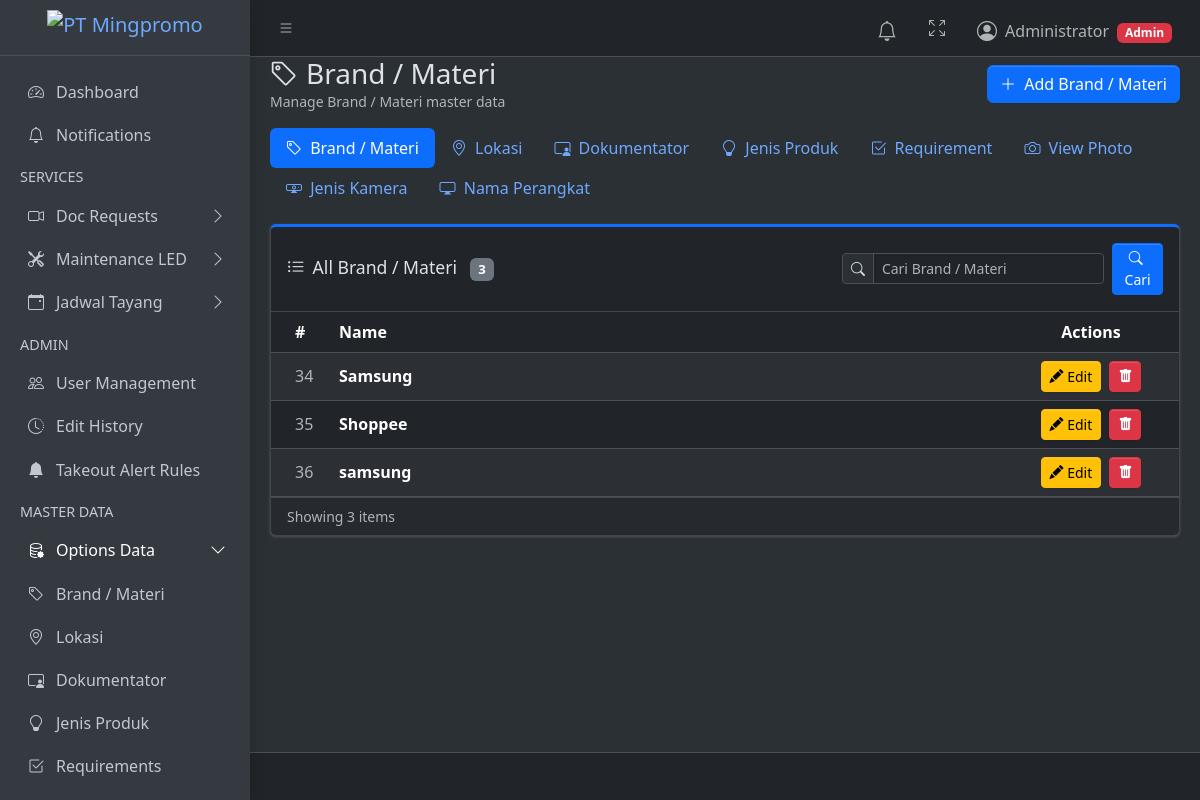
Page /master/brand-materi/ (signed in) on the earlier database version.
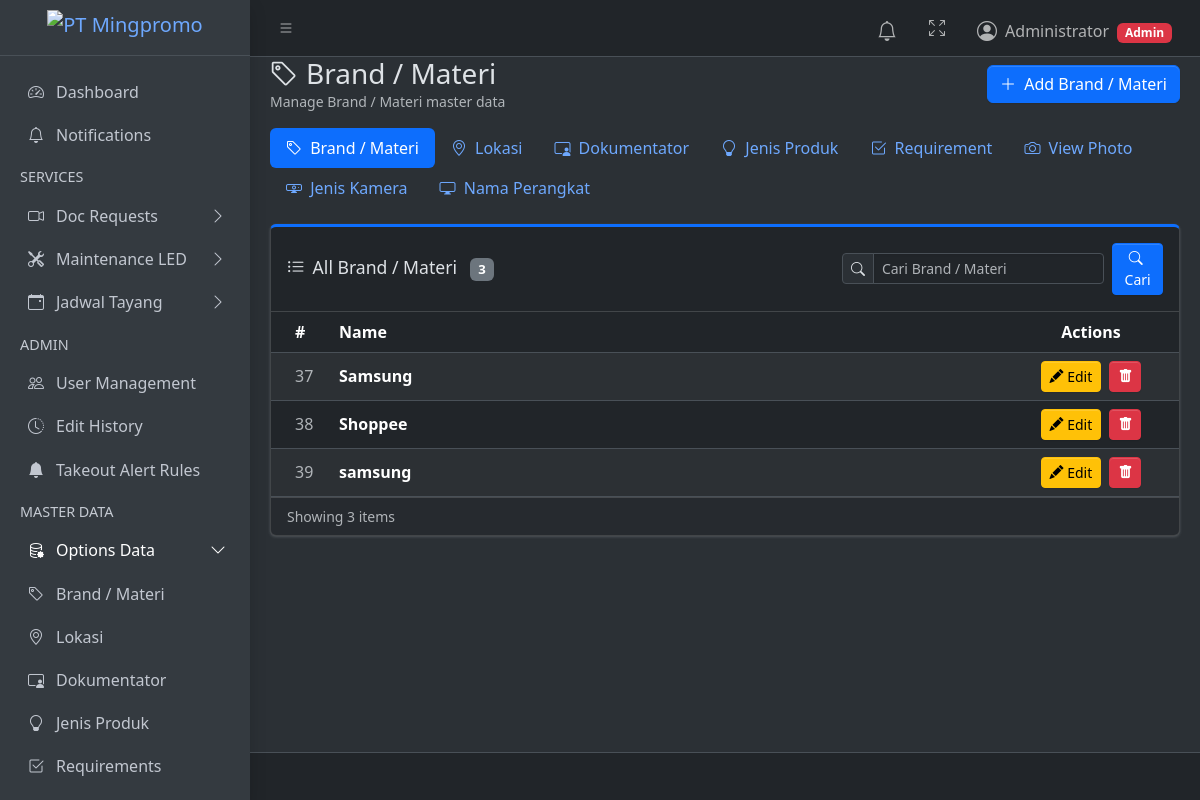
Same page on the later database version.
### products/models.py (models this page shows, shortened)
class BrandMateri(models.Model):
    name = models.CharField(max_length=200, unique=True)

### products/views.py (the view)
# urls.py: path("master/<slug:slug>/", views.master_data_list, name="master_data_list"),
@admin_required
def master_data_list(request, slug):
    config = MASTER_DATA_REGISTRY.get(slug)
    if not config:
        return HttpResponseForbidden("Not found.")
    search_query = _get_search_query(request)
    items = config["model"].objects.all().order_by("name")
    if search_query:
        items = items.filter(
            _pk_search_q(search_query) | Q(name__icontains=search_query)
        ).distinct()
    return render(request, "products/master_data_list.html", {
        "items": items,
        "config": config,
        "slug": slug,
        "registry": MASTER_DATA_REGISTRY,
        **_search_context(request, f"Cari {config['label']}"),
    })

### products/views.py (called while the page is built)
def _is_admin(user):
    return user.is_superuser or user.groups.filter(name="admin").exists()

def _get_search_query(request):
    return request.GET.get("q", "").strip()

def _search_context(request, placeholder):
    params = request.GET.copy()
    params.pop("page", None)
    search_query = _get_search_query(request)
    return {
        "search_query": search_query,
        "search_active": bool(search_query),
        "search_placeholder": placeholder,
        "page_query": params.urlencode(),
    }

def admin_required(view_func):
    @wraps(view_func)
    @login_required
    def wrapper(request, *args, **kwargs):
        if not _is_admin(request.user):
            return _forbidden_response(request, "Halaman ini hanya bisa diakses oleh Admin.")
        return view_func(request, *args, **kwargs)
    return wrapper

### products/templates/products/master_data_list.html (shortened to what this page needs)
{% extends "layouts/base.html" %}
{% block content %}
<div class="d-flex justify-content-between align-items-center mb-3">
  <div>
    <h3 class="mb-0"><i class="bi {{ config.icon }} me-2"></i>{{ config.label }}</h3>
    <p class="text-muted mb-0 small">Manage {{ config.label }} master data</p>
  </div>
  <button type="button" class="btn btn-primary"
          onclick="loadModal('{% url 'master_data_create' slug %}')">
    <i class="bi bi-plus-lg me-1"></i> Add {{ config.label }}
  </button>
</div>
<ul class="nav nav-pills mb-3">
  {% for s, c in registry.items %}
  <li class="nav-item">
    <a href="{% url 'master_data_list' s %}"
       class="nav-link {% if s == slug %}active{% endif %}">
      <i class="bi {{ c.icon }} me-1"></i> {{ c.label }}
    </a>
  </li>
  {% endfor %}
</ul>
<div class="card card-primary card-outline">
  <div class="card-header">
    <div class="d-flex flex-column flex-lg-row align-items-lg-center justify-content-between gap-3">
      <h3 class="card-title mb-0">
        <i class="bi bi-list-ul me-2"></i>All {{ config.label }}
        <span class="badge bg-secondary ms-2">{{ items|length }}</span>
      </h3>
      {% include "products/_table_search.html" %}
    </div>
  </div>
  <div class="card-body p-0">
    <table class="table table-striped table-hover align-middle mb-0">
      <thead>
        <tr>
          <th style="width:60px">#</th>
          <th>Name</th>
          <th style="width:160px" class="text-center">Actions</th>
        </tr>
      </thead>
      <tbody>
        {% for item in items %}
        <tr>
          <td class="text-muted">{{ item.id }}</td>
          <td class="fw-semibold">{{ item.name }}</td>
          <td class="text-center">
            <button type="button" class="btn btn-sm btn-warning me-1"
                    onclick="loadModal('{% url 'master_data_edit' slug item.id %}')" title="Edit">
              <i class="bi bi-pencil-fill"></i> Edit
            </button>
            <button type="button" class="btn btn-sm btn-danger"
                    onclick="loadModal('{% url 'master_data_delete' slug item.id %}')" title="Delete">
              <i class="bi bi-trash-fill"></i>
            </button>
          </td>
        </tr>
        {% endfor %}
      </tbody>
    </table>
  </div>
  {% if items %}
  <div class="card-footer text-muted small">
    Showing {{ items|length }} item{{ items|length|pluralize }}{% if search_active %} for "{{ search_query }}"{% endif %}
  </div>
  {% endif %}
</div>
{% endblock %}

Differences in the rows shown:
removed BrandMateri: id "34", name "Samsung"
removed BrandMateri: id "35", name "Shoppee"
removed BrandMateri: id "36", name "samsung"
added BrandMateri: id "37", name "Samsung"
added BrandMateri: id "38", name "Shoppee"
added BrandMateri: id "39", name "samsung"
